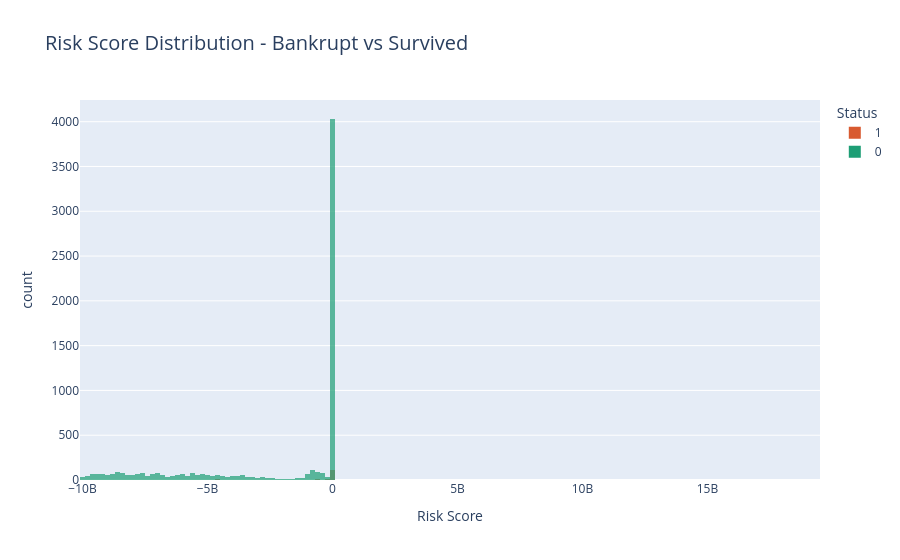

Notebook source saved alongside this figure:
### Code cell
# Chart 3 - Risk Score Distribution
fig3 = px.histogram(
    df,
    x='risk_score',
    color='Bankrupt?',
    title='Risk Score Distribution - Bankrupt vs Survived',
    color_discrete_map={0: '#1D9E75', 1: '#D85A30'},
    labels={'Bankrupt?': 'Status', 'risk_score': 'Risk Score'},
    barmode='overlay',
    opacity=0.7
)
fig3.update_layout(title_font_size=20)
fig3.show()

print("Chart 3 done!")

### Figure 1 — Plotly figure (JSON) as saved in the notebook; plotly's stock layout.template omitted (floating-point values rounded to 4 significant figures; data arrays with more than 128 entries replaced by an {"elided": "..."} marker saying what was removed)
{"data": [{"bingroup": "x", "hovertemplate": "Status=1<br>Risk Score=%{x}<br>count=%{y}<extra></extra>", "legendgroup": "1", "marker": {"color": "#D85A30", "opacity": 0.7, "pattern": {"shape": ""}}, "name": "1", "orientation": "v", "showlegend": true, "type": "histogram", "x": {"elided": "220 float values"}, "xaxis": "x", "yaxis": "y"}, {"bingroup": "x", "hovertemplate": "Status=0<br>Risk Score=%{x}<br>count=%{y}<extra></extra>", "legendgroup": "0", "marker": {"color": "#1D9E75", "opacity": 0.7, "pattern": {"shape": ""}}, "name": "0", "orientation": "v", "showlegend": true, "type": "histogram", "x": {"elided": "6599 float values"}, "xaxis": "x", "yaxis": "y"}], "layout": {"barmode": "overlay", "legend": {"title": {"text": "Status"}, "tracegroupgap": 0}, "title": {"font": {"size": 20}, "text": "Risk Score Distribution - Bankrupt vs Survived"}, "xaxis": {"anchor": "y", "domain": [0, 1], "title": {"text": "Risk Score"}}, "yaxis": {"anchor": "x", "domain": [0, 1], "title": {"text": "count"}}}}
